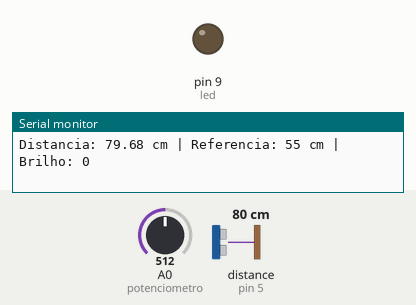
Simulated run of this sketch. Board: Arduino Uno, built with avr-gcc and run on an emulated ATmega328P. Shown: output pins drawn as LEDs (lit = HIGH), the last lines printed to the serial monitor. Wiring (inferred from the names in the program): ultrasonic range finder: trigger pin 4; echo pin 5. The test bench sets the inputs (shaded band); at power-on: distance to the obstacle (sensor on pin 5) 80 cm, A0 (potenciometro) = 512. The echo pulse lasts 58.3 µs per cm; pins used as bus, display or sensor lines are not drawn.

Above: at 1.2 s.
1.3 s: distance to the obstacle (sensor on pin 5) set to 4 cm
At 2.5 s:
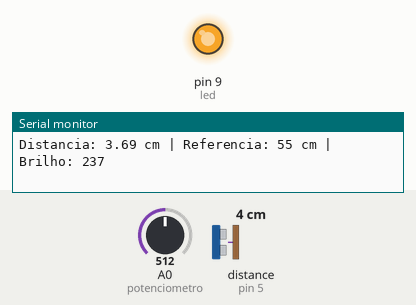
2.8 s: A0 (potenciometro) set to 0
At 3.7 s:
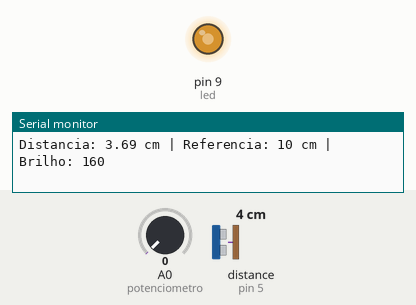
4.3 s: distance to the obstacle (sensor on pin 5) set to 9 cm
At 4.7 s:
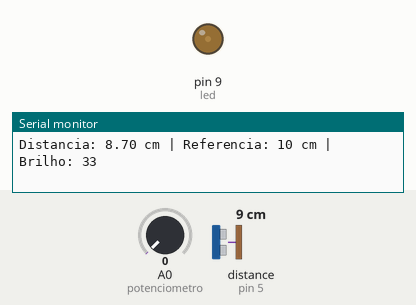
5.8 s: A0 (potenciometro) set to 122
At 7.1 s:
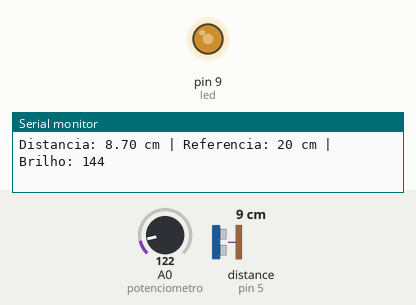
8.8 s: distance to the obstacle (sensor on pin 5) set to 2 cm
At 9.2 s:
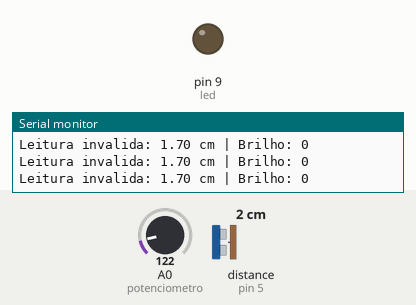
Timing chart, 0 to 11.7 s (numbered marks = the images above; inputs shaded):
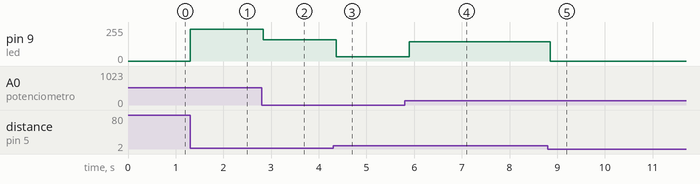

The sketch:

Edge_Computing.ino
```cpp
#define pino_trigger 4
#define pino_echo 5
#define potenciometro A0
#define led 9

// Timeout máximo da leitura do HC-SR04.
// 30000 us corresponde a aproximadamente 5 metros,
// portanto é mais que suficiente para este projeto.
#define TIMEOUT_ECHO 30000UL

void setup()
{
  Serial.begin(9600);

  // HC-SR04
  pinMode(pino_trigger, OUTPUT);
  pinMode(pino_echo, INPUT);

  // LED
  pinMode(led, OUTPUT);

  // Garante que o trigger comece desligado
  digitalWrite(pino_trigger, LOW);

  // LED começa desligado
  analogWrite(led, 0);

  Serial.println("======================================");
  Serial.println("Sistema de Controle de Brilho");
  Serial.println("HC-SR04 + Potenciometro + LED PWM");
  Serial.println("======================================");
}

void loop()
{
  // =================================
  // LEITURA DO SENSOR ULTRASSÔNICO
  // =================================

  digitalWrite(pino_trigger, LOW);
  delayMicroseconds(2);

  digitalWrite(pino_trigger, HIGH);
  delayMicroseconds(10);

  digitalWrite(pino_trigger, LOW);

  // Aguarda o retorno do eco, mas com timeout.
  unsigned long duracao =
    pulseIn(pino_echo, HIGH, TIMEOUT_ECHO);

  // =================================
  // VERIFICAÇÃO DA LEITURA
  // =================================

  if (duracao == 0)
  {
    // Nenhum eco recebido.
    // Não existe uma distância válida.
    analogWrite(led, 0);

    Serial.println(
      "Sem eco | Sensor sem leitura valida | Brilho: 0"
    );

    delay(100);

    return;
  }

  // =================================
  // CONVERSÃO PARA CENTÍMETROS
  // =================================

  // Velocidade aproximada do som:
  // 0.0343 cm/us

  float distanciaCm =
    duracao * 0.0343 / 2.0;

  // Verifica se a distância está dentro
  // de uma faixa razoável para o HC-SR04.
  if (distanciaCm < 2.0 || distanciaCm > 400.0)
  {
    analogWrite(led, 0);

    Serial.print("Leitura invalida: ");
    Serial.print(distanciaCm);
    Serial.println(" cm | Brilho: 0");

    delay(100);

    return;
  }

  // =================================
  // LEITURA DO POTENCIÔMETRO
  // =================================

  int valorPot = analogRead(potenciometro);

  // Converte 0-1023 para 10-100 cm.
  int distanciaReferencia =
    map(
      valorPot,
      0,
      1023,
      10,
      100
    );

  // Proteção adicional.
  distanciaReferencia =
    constrain(
      distanciaReferencia,
      10,
      100
    );

  // =================================
  // CÁLCULO DO BRILHO
  // =================================

  float brilhoFloat =
    (distanciaReferencia - distanciaCm)
    * 255.0
    / distanciaReferencia;

  // Limita entre 0 e 255.
  int brilho =
    constrain(
      (int)brilhoFloat,
      0,
      255
    );

  // =================================
  // CONTROLE DO LED
  // =================================

  analogWrite(led, brilho);

  // =================================
  // MONITOR SERIAL
  // =================================

  Serial.print("Distancia: ");
  Serial.print(distanciaCm, 2);

  Serial.print(" cm | Referencia: ");
  Serial.print(distanciaReferencia);

  Serial.print(" cm | Brilho: ");
  Serial.println(brilho);

  delay(100);
}
```

Measured:
- after the input at 1.3 s, pin 9 (led): 0/255 → 237/255 at once
- after the input at 2.8 s, pin 9 (led): 237/255 → 160/255 at once
- after the input at 4.3 s, pin 9 (led): 160/255 → 33/255 after 0.06 s
- after the input at 5.8 s, pin 9 (led): 33/255 → 144/255 after 0.09 s
- after the input at 8.8 s, pin 9 (led): 144/255 → 0/255 after 0.06 s
